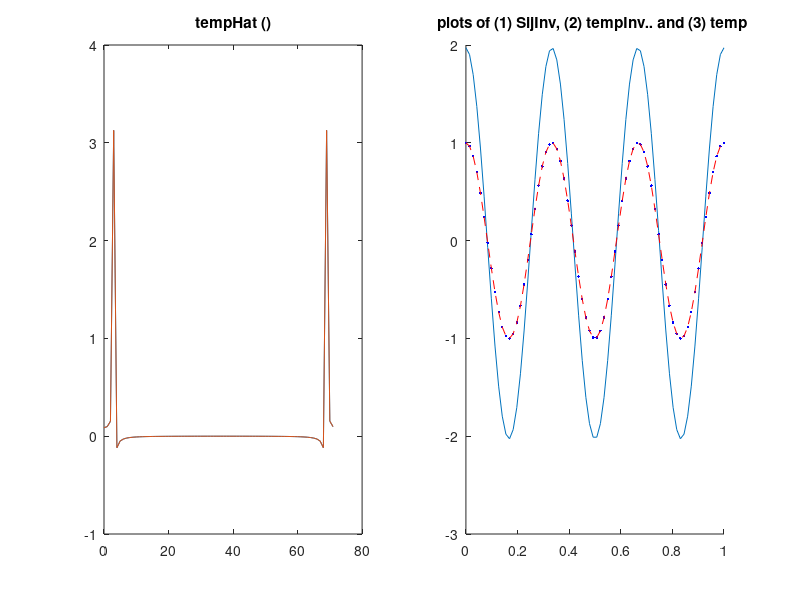

MATLAB code to generate this figure:
clear all

dtheta=5;

t=0:dtheta/355:1;

temp=cos(2*pi*3*t);


%%%%%%%%%%%%%%forward transform.....fft
%tic
temp_hat=fft(temp)*dtheta/180*pi;
%toc
%%%%%%%%%%%%inverse transform.....fft
temp_inv=ifft(temp_hat)/dtheta*180/pi;
%%%%%%%%%%%%%

%%%%%%%%%%%%%forward transform.... dft
lngth=length(t);
deg=0;
%tic
for m=0:lngth-1
    sumSij=0;
    for n=1:lngth
        rad=deg/180*pi;
        sumSij=temp(n)*exp(-1i*m*rad)*dtheta/180*pi+sumSij;
        deg=deg+dtheta;
    end %for n 
    
    Sij(m+1)=sumSij;
end % for m 
%toc
%%%%%%%%%%%%inverse transform.....dft
for n=1:lngth
    sumSij=0;
    rad=deg/180*pi;
    %for m=0:0%1:lngth-1
    for m=1:lngth-1
        sumSij=1/(2*pi)*Sij(m+1)*exp(1i*m*rad)+sumSij;
        sumSij=1/(2*pi)*Sij(72-m+1)*exp(1i*(72-m)*rad)+sumSij;
        sprintf('%s','p')
    end
    deg=deg+dtheta;
    Sij_inv(n)=sumSij;
end
%%%%%%%%%%%%%%%%%%%%%%%%
subplot(1,2,1)
plot(0:71,temp_hat,0:71,Sij)
title('tempHat ()')
%figure(2)
subplot(1,2,2)

%plot(t,Sij_inv,t,temp,t,temp_inv)
hold on;
plot(t,Sij_inv) % blu 1 has larger amplitudes than 2,3
plot(t,temp,'b.') % 2 and 3 matching
plot(t,temp_inv,'r--') % 

title('plots of (1) SijInv, (2) tempInv.. and (3) temp ')
sprintf('%s','p')

